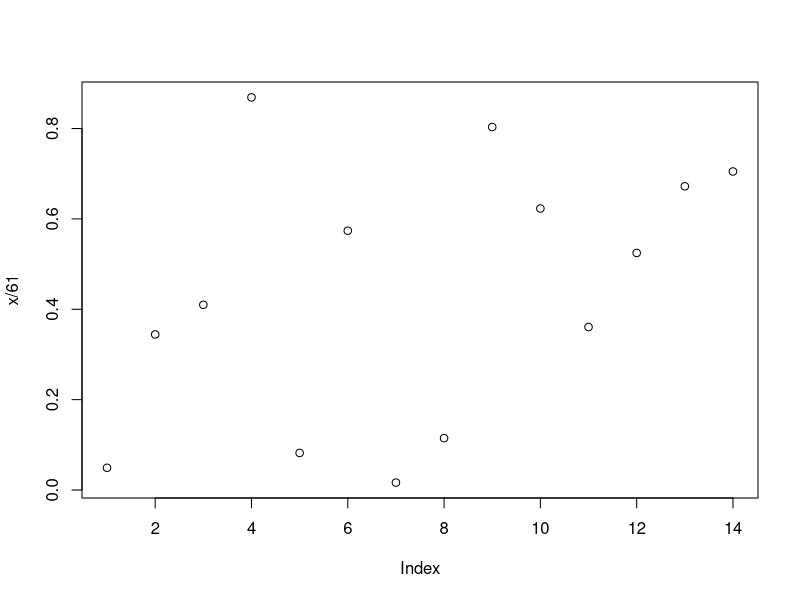
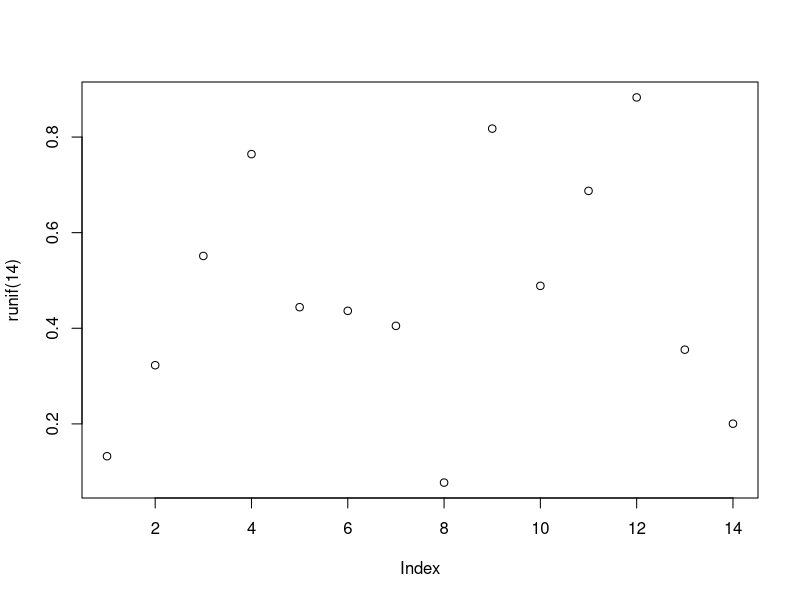
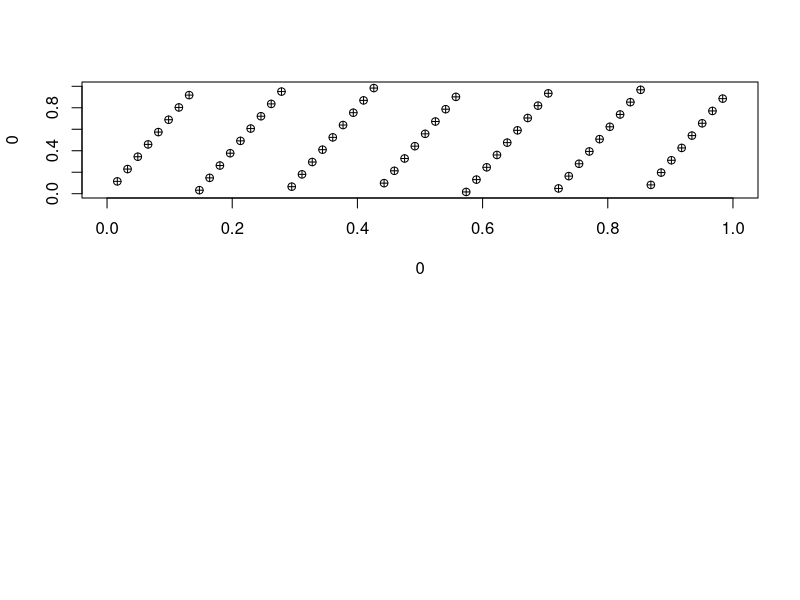

Recreate these plots in R, in order. (Note: this script raises an error after producing the figures.)
#### Simulation Chapter 25
# prime modulus multiplicative linear congruential generator

# with a, m and x0

x = numeric(14) # list must have length(mod) because generator is full period
x[1] = 3 # set as seed
for (i in 2:14) x[i] = (7 * x[i - 1]) %% 61
print(x)
# notice how the list went back to the seed

plot(x/61)
plot(runif(14))


par(mfrow = c(2,1))
x = numeric(60) # list must have length(mod) because generator is full period
x[1] = 3 # set as seed
for (i in 2:60) x[i] = (7 * x[i - 1]) %% 61
u = x/61
plot(0, 0, type = 'n', xlim = c(0,1), ylim = c(0,1))
for (i in 2:60) points(u[i - 1], u[i], pch = 10)
points(u[60], u[1], pch = 10) # plot for pairs of random numbers


u = runif(60)
plot(0, 0, type = 'n', xlim = c(0,1), ylim = c(0.1))
for (i in 2:60) points(u[i - 1], u[i], pch = 10)
points(u[60], u[1], pch = 10)
par(mfrow = c(1,1))


### Monte Carlo for alternating men and women in 5 chairs
nrep = 100000
count = 0
for (i in 1:nrep) {
  x = sample(5)
  if (x[1] * x[3] * x[5] == 15) count = count + 1
} # 15 is from the position of the odd numbers; odd = male
print(count/nrep)


### Monte Carlo simulating the probability of roling a ten in 3 fair dice
nrep = 100000
count = 0
for (i in 1:nrep) {
  roll = sample(1:6, 3, replace = T)
  if (sum(roll) == 10) count = count + 1
}
print(count/nrep)


### Exercise 25.2
nrep = 100000
count = 0
for (i in 1:nrep){
  roll = sample(1:6, 6, replace = F) # 6 faces, 6 rolls. no replace
  if (roll == c(1, 2, 3, 4, 5, 6)) count = count + 1
}
print(count/nrep)
print(roll) # check the rolls for verification


### Exercise 25.3
nrep = 100000
count = 0
for (i in 1:nrep){
  x = sample(1:10, 100)
  if (x == 3) count = count + 1
}
print(count/nrep)
